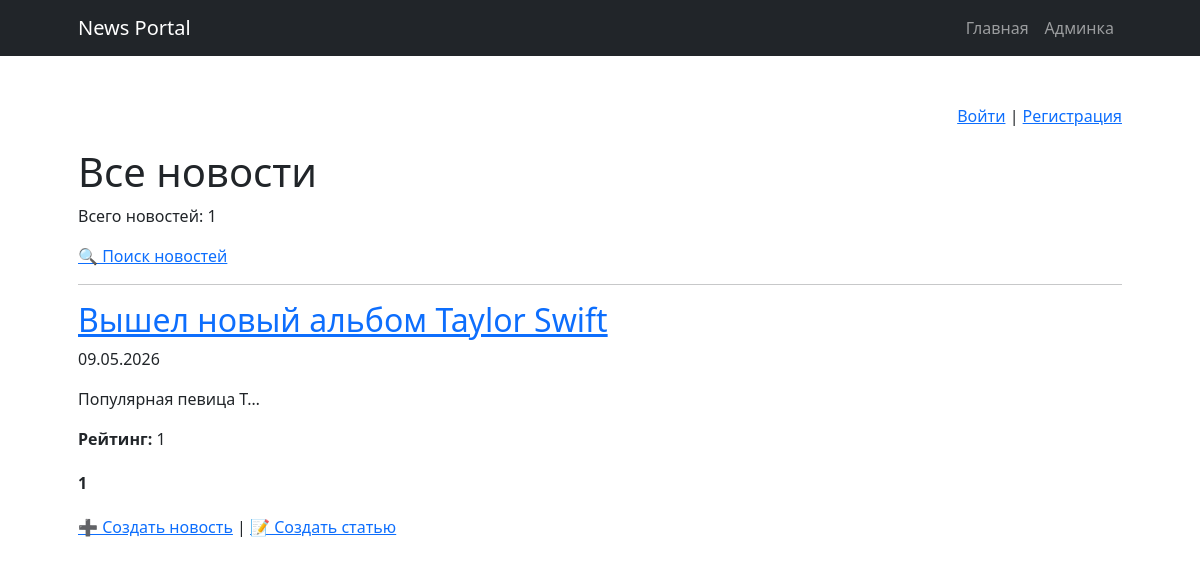
Page /news/ on the committed database.
### news/models.py (models this page shows, shortened)
class Post(models.Model):
    ARTICLE = 'AR'
    NEWS = 'NW'
    POST_TYPES = [
        (ARTICLE, 'Статья'),
        (NEWS, 'Новость'),
    ]
    author = models.ForeignKey(Author, on_delete=models.CASCADE)
    post_type = models.CharField(max_length=2, choices=POST_TYPES, default=ARTICLE)
    created_at = models.DateTimeField(auto_now_add=True)
    categories = models.ManyToManyField(Category, through='PostCategory')
    title = models.CharField(max_length=255)
    text = models.TextField()
    rating = models.IntegerField(default=0)

### news/views.py (the view)
# urls.py: path('', NewsList.as_view(), name='news_list'),
class NewsList(ListView):
    model = Post
    ordering = '-created_at'
    template_name = 'news.html'
    context_object_name = 'news'
    paginate_by = 10
    def get_queryset(self):
        return Post.objects.filter(post_type='NW').order_by('-created_at')
    def get_context_data(self, **kwargs):
        context = super().get_context_data(**kwargs)
        context['news_count'] = self.get_queryset().count()
        return context

### news/templatetags/censor_filters.py (called while the page is built)
@register.filter(name='censor')
def censor(value):
    if not isinstance(value, str):
        return value
    forbidden_words = ['редиска', 'дурак', 'идиот', 'глупый', 'журналист']
    result = value
    for word in forbidden_words:
        pattern = re.compile(re.escape(word), re.IGNORECASE)
        replacement = '*' * len(word)
        result = pattern.sub(replacement, result)
    return result

### templates/news.html (shortened to what this page needs)
{% extends 'flatpages/default.html' %}
{% load censor_filters %}
{% load custom_tags %}
{% block content %}
<div style="text-align: right; margin-bottom: 20px;">
    {% if user.is_authenticated %}
        <span>Привет, {{ user.username }}!</span>
        {% if not user.groups.all|length %}
            <span> (группа: common)</span>
        {% else %}
            <span> (группы:
                {% for group in user.groups.all %}
                    {{ group.name }}{% if not forloop.last %}, {% endif %}
                {% endfor %})
            </span>
        {% endif %}
        {% if user.author %}
            <span> | Рейтинг автора: {{ user.author.rating }}</span>
        {% endif %}
        <form method="post" action="{% url 'account_logout' %}" style="display: inline;">
            {% csrf_token %}
            <button type="submit" style="background: none; border: none; color: blue; cursor: pointer; text-decoration: underline;">Выйти</button>
        </form>
        {% if not user.groups.all %}
            <a href="{% url 'upgrade' %}"> | Стать автором</a>
        {% endif %}
    {% else %}
        <a href="{% url 'account_login' %}">Войти</a> |
        <a href="{% url 'account_signup' %}">Регистрация</a>
    {% endif %}
</div>
<h1>Все новости</h1>
<p>Всего новостей: {{ news_count }}</p>
<a href="{% url 'news_search' %}">🔍 Поиск новостей</a>
<hr>
{% if news %}
    {% for item in news %}
        <div class="news-item">
            <h2><a href="{% url 'news_detail' item.id %}">{{ item.title|censor }}</a></h2>
            <p class="news-date">{{ item.created_at|date:"d.m.Y" }}</p>
            <p class="news-preview">{{ item.text|censor|truncatechars:20 }}</p>
            <p><strong>Рейтинг:</strong> {{ item.rating }}</p>
        </div>
    {% endfor %}
{% else %}
    <h2>Новостей нет!</h2>
{% endif %}
<div class="pagination" style="margin-top: 20px; text-align: center;">
    {% for num in page_obj.paginator.page_range %}
        {% if page_obj.number == num %}
            <strong>{{ num }}</strong>
        {% elif num > page_obj.number|add:'-3' and num < page_obj.number|add:'3' %}
            <a href="?{% url_replace page=num %}">{{ num }}</a>
        {% endif %}
    {% endfor %}
</div>
<p style="margin-top: 20px;">
    <a href="{% url 'news_create' %}">➕ Создать новость</a> |
    <a href="{% url 'article_create' %}">📝 Создать статью</a>
</p>
{% endblock content %}

### rows in the picture
Post: title|censor "Вышел новый альбом Taylor Swift", created_at "09.05.2026", text|censor "Популярная певица T…", rating "1"

### other values in the picture
{{ news_count }} "1"
{{ num }} "1"
